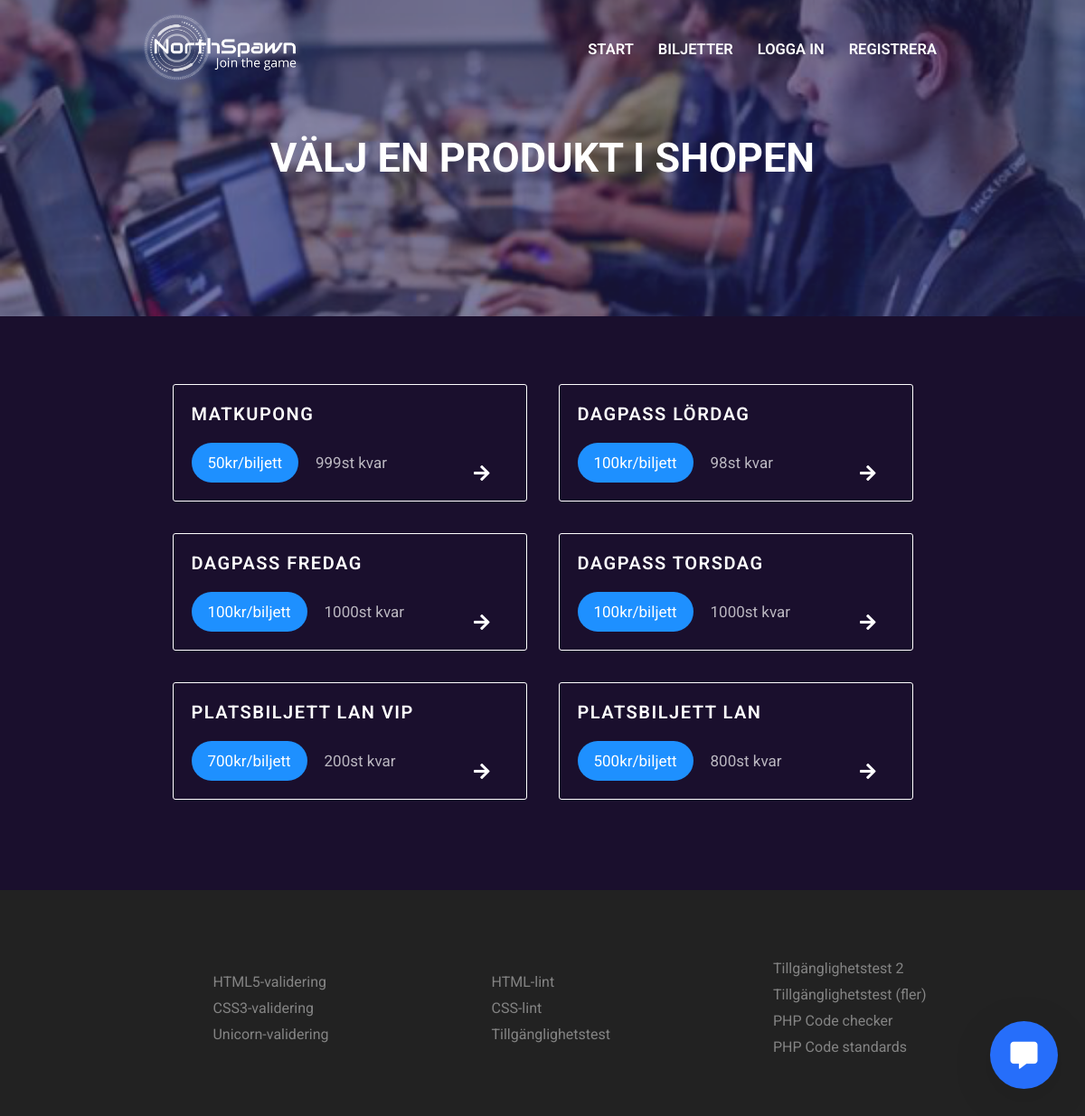
Screenshot of /index.php?pageid=products with the database file from the repository.
### tables this page shows
CREATE TABLE products (product_id INTEGER PRIMARY KEY AUTOINCREMENT NOT NULL UNIQUE, product_name VARCHAR UNIQUE NOT NULL, product_cost INTEGER, product_stock INTEGER, product_desc VARCHAR);

### pages/products/products.php (the view, shortened to what this page needs)
<?php
    $stmtProducts = $db->prepare("SELECT * FROM products");
    $stmtProducts->execute();
?>
<div class="content">
    <div class="products">
    <?php
        while($product = $stmtProducts->fetch()){
            echo <<<PRODUCT
            <div class="product" >
                <form method="post" action="index.php?pageid=cart" >
                <h2>{$product['product_name']}</h2>
                <h3>{$product['product_cost']}kr/biljett</h3>
                <h3>{$product['product_stock']}st kvar</h3>
                    <input type="hidden" name="product" value={$product['product_name']}>
                    <input type="hidden" name="product_id" value={$product['product_id']}>
                    <input type="hidden" name="product_cost" value={$product['product_cost']}>
                    <button></button>
                </form>
                <i class="fas fa-arrow-right"></i>
            </div>
PRODUCT;
        }
    ?>
    </div>
</div>

### incs/header/header.php (shortened to what this page needs)
<?php
  if(!isset($_GET['pageid'])){
    $title = "Lan. E-sport. Gaming. Hackathon. Expo. Välkommen till Northspawn";
    $header = "700";
  } elseif ($_GET['pageid'] === 'landing') {
    $title = "Lan. E-sport. Gaming. Hackathon. Expo. Välkommen till Northspawn";
    $header = "700";
  } elseif ($_GET['pageid'] === 'login') {
    $title = "Logga in på Northspawn";
    $header = "350";
  } elseif ($_GET['pageid'] === 'register') {
    $title = "Registrera hos Northspawn";
    $header = "350";
  }  elseif ($_GET['pageid'] === 'feedback') {
    $title = "Northspawn - feedback";
    $header = "350";
  } elseif ($_GET['pageid'] === 'products') {
    $title = "Välj en produkt i shopen";
    $header = "350";
  } elseif ($_GET['pageid'] === 'cart') {
    $title = "Northspawn - Kundvagn";
    $header = "350";
  } elseif ($_GET['pageid'] === 'orders') {
    $title = "Northspawn - Ordrar";
    $header = "250";
  } elseif ($_GET['pageid'] === 'products') {
    $title = "Northspawn - Biljetter";
    $header = "250";
  } elseif ($_GET['pageid'] === 'checkout') {
    $title = "Northspawn - Köp genomfört";
    $header = "300";
  } elseif ($_GET['pageid'] === 'addNews') {
    $title = "Northspawn - Lägg till nyhet";
    $header = "300";
  } elseif ($_GET['pageid'] === 'profile') {
    $title = "Northspawn - Din profil";
    $header = "300";
  }
?>
<!DOCTYPE html>
<html lang="sv">
<head>
</head>
<body>
<nav>
  <ul>
    <div class="left">
      <a href="index.php">
        <img class="logo" src="./imgs/logo_jointhegame_vit.png" alt="Logotyp">
      </a>
    </div>
    <div class="right" >
      <li><a href="index.php">Start</a></li>
      <li><a href="index.php?pageid=products">Biljetter</a></li>
    <?php
      if(!empty($_SESSION['user'])){
        echo <<<MESSAGE
        <li><a href="index.php?pageid=cart">Kundvagn</a></li>
        <li><a href="index.php?pageid=landing&logout=true">Logga ut</a></li>
        <li class="message" ><a href="index.php?pageid=profile">Välkommen {$displayUser}</a></li>
MESSAGE;
        if(!empty($_SESSION['admin'])){
          if($_SESSION['admin'] === 'TRUE'){
            echo <<<EXTRA
            <li><i id="menuBtn" class="fas fa-caret-square-down"></i></li>
            <li><i id="closeBtn" class="fas fa-minus-square"></i></li>
            <div id="menu">
              <ul>
                <li><a href=index.php?pageid=orders>Se ordrar</a></li>
                <li><a href="index.php?pageid=addNews">Lägg till nyhet</a></li>
                <li><a href="index.php?pageid=feedback">Se feedback</a></li>
              </ul>
            </div>
EXTRA;
          } else {
            echo "<a href=index.php?pageid=profile><div class=thumbnail></div></a>";
          }
        }
      } else {
        echo <<<CONTENT
        <li><a href=index.php?pageid=login>Logga in</a></li>
        <li><a href="index.php?pageid=register">Registrera</a></li>
CONTENT;
      }
    ?>
    </div>
  </ul>
</nav>
<div class="header" style="min-height: <?php echo $header; ?>px" >
  <h1><?php echo $title; ?></h1>
</div>

### incs/footer/footer.php (shortened to what this page needs)
<div class="footer" >
  <ul class="left" >
    <li><a target="blank" href="https://www.validator.w3.org">HTML5-validering</a></li>
    <li><a target="blank" href="https://www.jigsaw.w3.org/css-validator">CSS3-validering</a></li>
    <li><a target="blank" href="https://www.validator.w3.org/unicorn">Unicorn-validering</a></li>
  </ul>
  <ul class="center">
    <li><a target="blank" href="http://htmllint.com">HTML-lint</a></li>
    <li><a target="blank" href="http://csslint.net">CSS-lint	</a></li>
    <li><a target="blank" href="http://wave.webaim.org">Tillgänglighetstest</a></li>
  </ul>
   <ul class="right">
    <li><a target="blank" href="http://www.tawdis.net">Tillgänglighetstest 2</a></li>
    <li><a target="blank" href="https://webbriktlinjer.se/testa-din-webbplats/automatiska-testverktyg/ ">Tillgänglighetstest (fler)</a></li>
    <li><a target="blank" href="https://phpcodechecker.com/">PHP Code checker</a></li>
    <li><a target="blank" href="http://www.webcodesniffer.net/">PHP Code standards</a></li>
  </ul>
</div>
</body>
</html>

### index.php (shortened to what this page needs)
<?php
  $db = new PDO("sqlite:Northspawn.db");
  if(!empty($_SESSION['user'])){
    $user_email = $_SESSION['user'];
    $stmt = $db->prepare("SELECT user_firstName FROM users WHERE user_email = '{$user_email}'");
    $stmt->execute();
    $user = $stmt->fetch();
    $displayUser = $user[0];
  } else {
    $displayUser = null;
  }
	if(empty($_GET['pageid']))
	{
    $pageid = "landing";
	}
	else
	{
    $pageid = htmlspecialchars($_GET['pageid']);
  }
  require("incs/header/header.php");
  require("pages/{$pageid}/{$pageid}.php");
  require("incs/footer/footer.php");
  ?>
  <head>
    <link rel="stylesheet" href="https://use.fontawesome.com/releases/v5.0.12/css/solid.css">
    <link rel="stylesheet" href="https://use.fontawesome.com/releases/v5.0.12/css/fontawesome.css">
  </head>
  <div onClick="openWindow()" id="chatWindowBtn"><i class="fas fa-comment-alt"></i></div>

### rows the page displays
products: product_name "MATKUPONG", product_cost "50", product_stock "999"
products: product_name "DAGPASS LÖRDAG", product_cost "100", product_stock "98"
products: product_name "DAGPASS FREDAG", product_cost "100", product_stock "1000"
products: product_name "DAGPASS TORSDAG", product_cost "100", product_stock "1000"
products: product_name "PLATSBILJETT LAN VIP", product_cost "700", product_stock "200"
products: product_name "PLATSBILJETT LAN", product_cost "500", product_stock "800"

### other values shown
$title "VÄLJ EN PRODUKT I SHOPEN"
